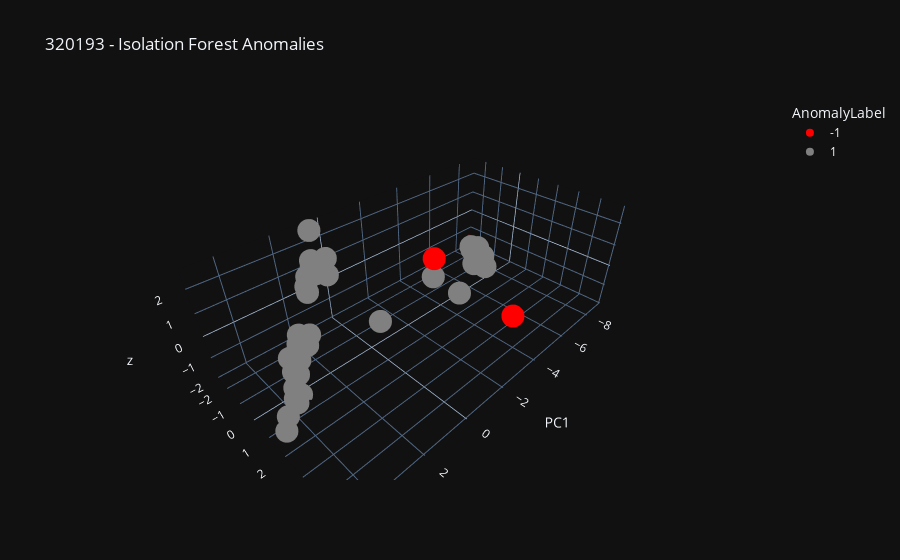

Notebook cell for this chart:
### Code cell
fig_if

### Figure 1 — Plotly figure (JSON) as saved in the notebook; plotly's stock layout.template omitted (floating-point values rounded to 4 significant figures)
{"data": [{"hovertemplate": "<b>%{hovertext}</b><br><br>AnomalyLabel=-1<br>PC1=%{x}<br>PC2=%{y}<br>z=%{z}<extra></extra>", "hovertext": ["2015Q1", "2017Q4", "2018Q1"], "legendgroup": "-1", "marker": {"color": "red", "symbol": "circle"}, "mode": "markers", "name": "-1", "scene": "scene", "showlegend": true, "x": [-8.724, -2.351, -1.571], "y": [-2.466, 4.825, 1.907], "z": [-1.915, 0.9502, 2.26], "type": "scatter3d"}, {"hovertemplate": "<b>%{hovertext}</b><br><br>AnomalyLabel=1<br>PC1=%{x}<br>PC2=%{y}<br>z=%{z}<extra></extra>", "hovertext": ["2015Q2", "2015Q3", "2015Q4", "2016Q1", "2016Q2", "2016Q3", "2016Q4", "2017Q1", "2017Q2", "2017Q3", "2018Q2", "2018Q3", "2018Q4", "2019Q1", "2019Q2", "2019Q3", "2019Q4", "2020Q1", "2020Q2", "2020Q3", "2020Q4", "2021Q1", "2021Q2", "2021Q3", "2021Q4", "2022Q1", "2022Q2", "2022Q3", "2022Q4", "2023Q1", "2023Q2", "2023Q3", "2023Q4", "2024Q1", "2024Q2", "2024Q3", "2024Q4", "2025Q1", "2025Q2", "2025Q3"], "legendgroup": "1", "marker": {"color": "grey", "symbol": "circle"}, "mode": "markers", "name": "1", "scene": "scene", "showlegend": true, "x": [-7.768, -6.583, -6.919, -6.721, -6.401, -5.6, -5.623, -5.681, -4.85, -2.327, -2.135, 0.5258, 1.571, 0.6669, 0.6607, 1.704, 1.576, 0.951, 0.85, 1.481, 2.814, 1.757, 1.604, 3.021, 4.006, 2.587, 2.82, 3.774, 3.422, 2.699, 2.812, 3.86, 3.539, 2.724, 2.793, 4.693, 3.617, 3.172, 3.097, 4.456], "y": [-1.511, -0.3178, -0.5014, -0.2715, -0.3402, 0.7384, 1.065, 0.8545, 1.391, 2.473, 1.319, 1.363, 0.08581, -1.435, -2.293, -0.6435, -0.6359, -2.017, -1.824, -1.509, 0.5377, -1.172, -1.433, 0.1655, 1.764, -0.2264, -0.8126, 0.6489, 0.2716, -0.9465, -0.6217, 0.7395, 0.2586, -0.6682, -0.7267, 1.515, 0.3101, -0.5519, -0.6304, 1.319], "z": [-1.166, -1.133, -1.345, -0.2889, -0.2898, -0.05089, -0.2535, 0.1693, 0.5183, 0.7097, 0.9731, 0.3816, 2.207, 1.796, 2.61, 2.245, 1.922, 1.575, 1.119, 1.346, 0.6589, 1.214, 0.7524, 0.5494, 0.5916, -0.4338, -1.073, -1.75, -1.918, -1.378, -1.267, -1.396, -0.08742, -0.5636, -1.279, -1.628, -1.395, -1.559, -1.079, -1.298], "type": "scatter3d"}], "layout": {"scene": {"domain": {"x": [0.0, 1.0], "y": [0.0, 1.0]}, "xaxis": {"title": {"text": "PC1"}}, "yaxis": {"title": {"text": "PC2"}}, "zaxis": {"title": {"text": "z"}}}, "legend": {"title": {"text": "AnomalyLabel"}, "tracegroupgap": 0}, "title": {"text": "320193 - Isolation Forest Anomalies"}}}
